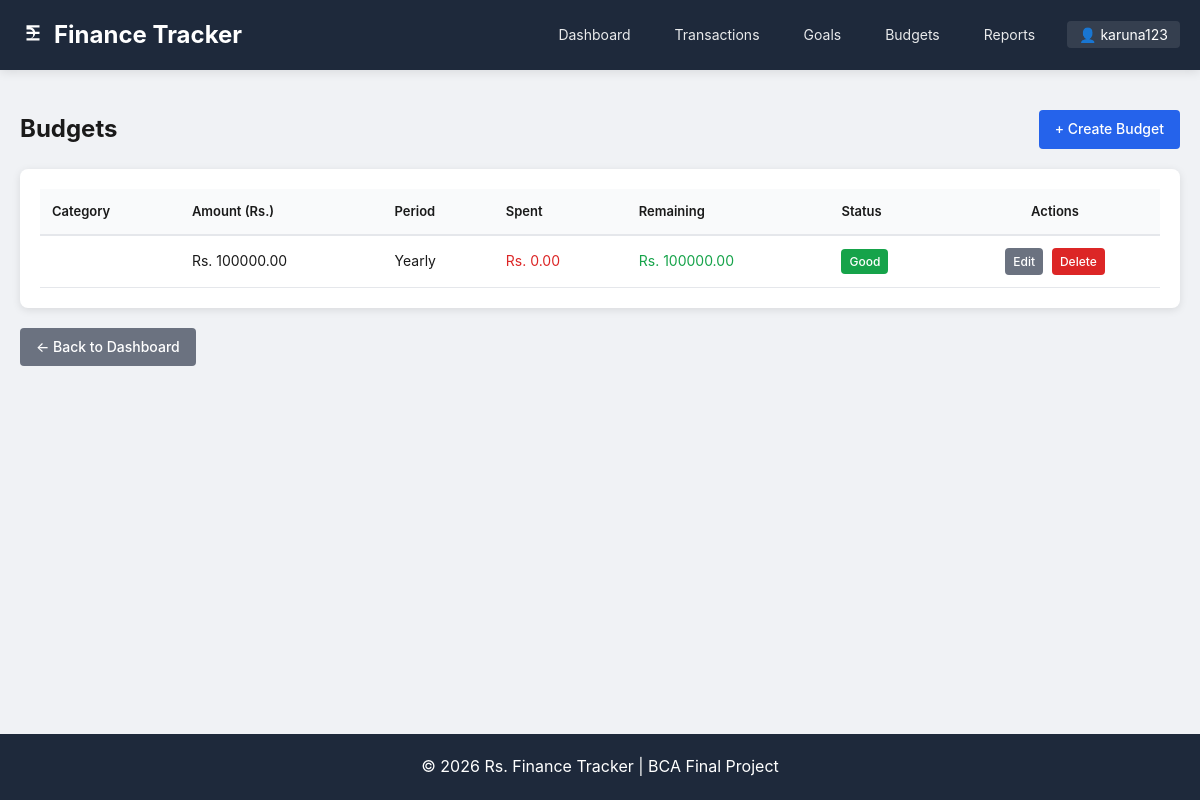
/budgets/ (signed in), run on the app's committed database.
### core/models.py (models this page shows, shortened)
class Budget(models.Model):
    PERIOD_CHOICES = (
        ('MONTHLY', 'Monthly'),
        ('QUARTERLY', 'Quarterly'),
        ('YEARLY', 'Yearly'),
    )
    user = models.ForeignKey(User, on_delete=models.CASCADE, related_name='budgets')
    category = models.IntegerField(choices=Transaction.CATEGORY_CHOICES)
    amount = models.DecimalField(max_digits=10, decimal_places=2)
    period = models.CharField(max_length=10, choices=PERIOD_CHOICES)
    start_date = models.DateField()
    end_date = models.DateField(null=True, blank=True)
    description = models.TextField(blank=True)
    created_at = models.DateTimeField(auto_now_add=True)
    updated_at = models.DateTimeField(auto_now=True)
    class Meta:
        ordering = ['-start_date']
    def spent_amount(self):
        from django.db.models import Sum
        if self.period == 'MONTHLY':
            transactions = Transaction.objects.filter(
                user=self.user,
                category=self.category,
                type='EXPENSE',
                date__year=self.start_date.year,
                date__month=self.start_date.month
            )
        elif self.period == 'YEARLY':
            transactions = Transaction.objects.filter(
                user=self.user,
                category=self.category,
                type='EXPENSE',
                date__year=self.start_date.year
            )
        total = transactions.aggregate(Sum('amount'))['amount__sum'] or 0
        return total
    def remaining_amount(self):
        return self.amount - self.spent_amount()
    def utilization_percentage(self):
        if self.amount > 0:
            return (self.spent_amount() / self.amount) * 100
        return 0

### core/views.py (the view)
# urls.py: path('budgets/', views.budget_list, name='budget_list'),
@login_required
def budget_list(request):
    budgets = Budget.objects.filter(user=request.user)
    today_date = date.today()
    for budget in budgets:
        budget.spent = budget.spent_amount()
        budget.remaining = budget.remaining_amount()
        budget.utilization = budget.utilization_percentage()
    return render(request, 'core/budget_list.html', {
        'budgets': budgets,
        'today': today_date
    })

### core/templates/core/budget_list.html (shortened to what this page needs)
{% extends 'core/base.html' %}
{% block content %}
<div style="display: flex; justify-content: space-between; align-items: center; margin-bottom: 20px;">
    <h1 style="font-size: 24px; margin: 0;">Budgets</h1>
    <a href="{% url 'budget_create' %}" class="btn btn-primary">+ Create Budget</a>
</div>
{% if budgets %}
<div class="card">
    <div class="card-body">
        <table class="table">
            <thead>
                <tr>
                    <th>Category</th>
                    <th>Amount (Rs.)</th>
                    <th>Period</th>
                    <th>Spent</th>
                    <th>Remaining</th>
                    <th>Status</th>
                    <th style="text-align: center;">Actions</th>
                </tr>
            </thead>
            <tbody>
                {% for budget in budgets %}
                <tr>
                    <td><strong>{{ budget.category.name }}</strong></td>
                    <td>Rs. {{ budget.amount|floatformat:2 }}</td>
                    <td>{{ budget.get_period_display }}</td>
                    <td style="color: #dc2626;">Rs. {{ budget.spent_amount|floatformat:2 }}</td>
                    <td style="color: #16a34a;">Rs. {{ budget.remaining_amount|floatformat:2 }}</td>
                    <td>
                        {% with utilization=budget.utilization_percentage %}
                        {% if utilization <= 70 %}
                        <span class="badge badge-success">Good</span>
                        {% elif utilization <= 90 %}
                        <span class="badge badge-warning">Warning</span>
                        {% else %}
                        <span class="badge badge-danger">Over Budget</span>
                        {% endif %}
                        {% endwith %}
                    </td>
                    <td style="text-align: center;">
                        <a href="{% url 'budget_update' budget.pk %}" class="btn btn-secondary" style="padding: 4px 8px; font-size: 12px; margin-right: 5px;">Edit</a>
                        <a href="{% url 'budget_delete' budget.pk %}" class="btn btn-danger" style="padding: 4px 8px; font-size: 12px;">Delete</a>
                    </td>
                </tr>
                {% endfor %}
            </tbody>
        </table>
    </div>
</div>
{% endif %}
<div style="margin-top: 20px;">
    <a href="{% url 'dashboard' %}" class="btn btn-secondary">← Back to Dashboard</a>
</div>
{% endblock %}

### core/templates/core/base.html (shortened to what this page needs)
{% load static %}
<!DOCTYPE html>
<html lang="en">
<head>
</head>
<body>
    <header class="header">
        <div class="container">
            <div class="logo">
                <a href="{% url 'dashboard' %}">
                    <svg xmlns="http://www.w3.org/2000/svg" width="26" height="26" viewBox="0 0 24 24" fill="currentColor">
                        <path d="M6 3h12v2H9.41A5.002 5.002 0 0114 9h4v2h-4a5.002 5.002 0 01-4.59 4H18v2H6v-2h3.41A3.001 3.001 0 0012 11H6V9h6a3.001 3.001 0 00-2.59-2H6V3z"/>
                    </svg>
                    Finance Tracker
                </a>
            </div>
            <nav class="nav">
                {% if user.is_authenticated %}
                    <a href="{% url 'dashboard' %}" class="nav-link">Dashboard</a>
                    <a href="{% url 'transaction_list' %}" class="nav-link">Transactions</a>
                    <a href="{% url 'goal_list' %}" class="nav-link">Goals</a>
                    <a href="{% url 'budget_list' %}" class="nav-link">Budgets</a>
                    <a href="{% url 'financial_report' %}" class="nav-link">Reports</a>
                    <div class="user-menu">
                        <span class="username">👤 {{ user.username }}</span>
                    </div>
                {% else %}
                    <a href="{% url 'login' %}" class="nav-link">Login</a>
                    <a href="{% url 'register' %}" class="nav-link">Register</a>
                {% endif %}
            </nav>
        </div>
    </header>
    <main class="main">
        <div class="container">
            {% block content %}{% endblock %}
        </div>
    </main>
    <footer class="footer">
        <div class="container">
            <p>© {% now "Y" %} Rs. Finance Tracker | BCA Final Project</p>
        </div>
    </footer>
</body>
</html>

### core/templates/core/base.html (style rules this page uses)
* { margin: 0; padding: 0; box-sizing: border-box; font-family: -apple-system, BlinkMacSystemFont, 'Segoe UI', Roboto, Oxygen, Ubuntu, sans-serif; }
body { background: #f0f2f5; color: #1a1a1a; line-height: 1.6; min-height: 100vh; display: flex; flex-direction: column; }
.container { max-width: 1200px; margin: 0 auto; padding: 0 20px; width: 100%; }
.header { background: #1e293b; color: white; padding: 1rem 0; box-shadow: 0 2px 10px rgba(0,0,0,0.1); }
.header .container { display: flex; justify-content: space-between; align-items: center; flex-wrap: wrap; gap: 15px; }
.logo a { color: white; text-decoration: none; font-size: 1.5rem; font-weight: bold; display: flex; align-items: center; gap: 8px; }
.nav { display: flex; gap: 20px; align-items: center; flex-wrap: wrap; }
.nav-link { color: rgba(255,255,255,0.9); text-decoration: none; padding: 5px 12px; border-radius: 4px; font-size: 14px; transition: all 0.3s; }
.user-menu { position: relative; display: inline-block; }
.username { background: rgba(255,255,255,0.1); padding: 5px 12px; border-radius: 4px; cursor: pointer; font-size: 14px; }
.main { flex: 1; padding: 40px 0; }
.footer { background: #1e293b; color: white; text-align: center; padding: 20px 0; margin-top: auto; }
.btn { display: inline-block; padding: 8px 16px; border-radius: 4px; text-decoration: none; border: none; cursor: pointer; font-size: 14px; font-weight: 500; transition: all 0.3s; }
.btn-primary { background: #2563eb; color: white; }
.btn-danger { background: #dc2626; color: white; }
.btn-secondary { background: #6b7280; color: white; }
.badge { display: inline-block; padding: 3px 8px; border-radius: 4px; font-size: 12px; font-weight: 500; }
.badge-success { background: #16a34a; color: white; }
.card { background: white; border-radius: 8px; box-shadow: 0 2px 8px rgba(0,0,0,0.1); margin-bottom: 20px; }
.card-body { padding: 20px; }
.table { width: 100%; border-collapse: collapse; }
.table th { text-align: left; padding: 12px; background: #f9fafb; font-weight: 600; font-size: 13px; border-bottom: 2px solid #e5e7eb; }
.table td { padding: 12px; border-bottom: 1px solid #e5e7eb; font-size: 14px; }

### data on the page
Budget: amount "100000.00", period "Yearly", spent_amount "0.00", remaining_amount "100000.00"

### other printed values
{{ user.username }} "karuna123"
